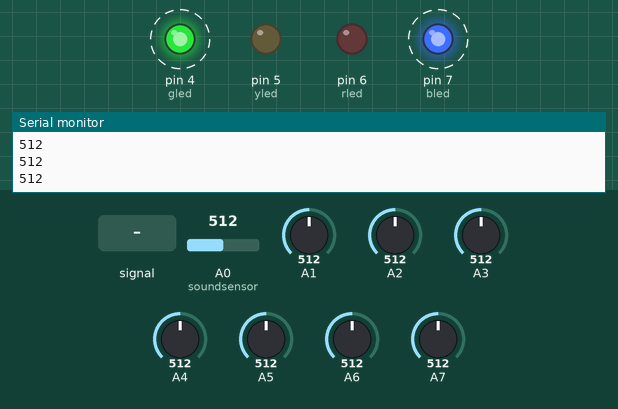
Bench run of a sketch on a simulated Arduino Uno, built with avr-gcc and run on an emulated ATmega328P. Shown: output pins drawn as LEDs (lit = HIGH), the last lines printed to the serial monitor. Dashed ring = blinking. The test bench sets the inputs (shaded band); at power-on: A6 = 512, A5 = 512, A0 (soundsensor) = 512, A1 = 512, A2 = 512, A3 = 512, A4 = 512, A7 = 512.

Above: at 1.25 s.
1.3 s: A0 (soundsensor) fed a 2 Hz sine of ±306 counts around its level
At 3.2 s:
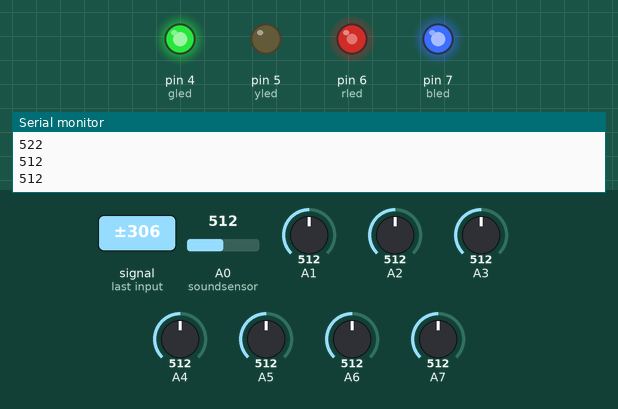
At 4.1 s:
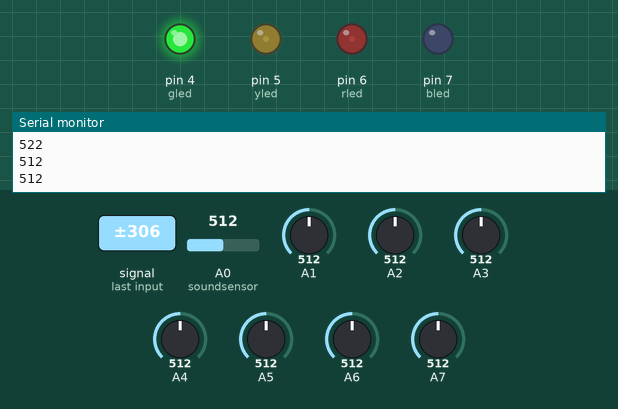
4.3 s: A6 set to 412
7.3 s: A6 set to 385
At 7.7 s:
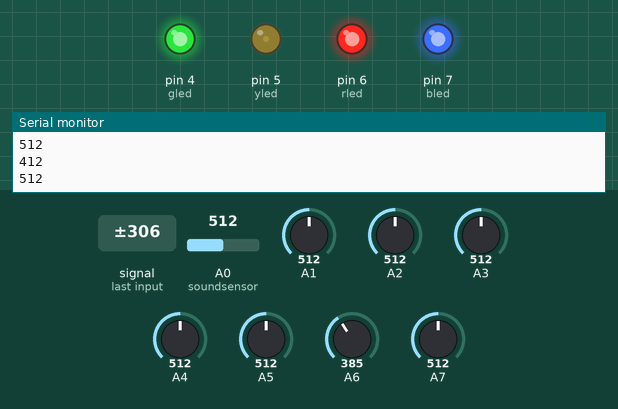
10.3 s: A5 set to 316
13.3 s: A5 set to 291
16.3 s: A0 (soundsensor) set to 90
At 16.8 s:
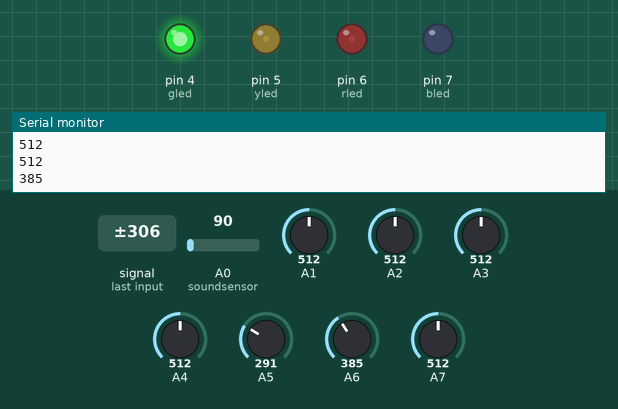
Timing chart, 0 to 18.8 s (numbered marks = the images above; inputs shaded):
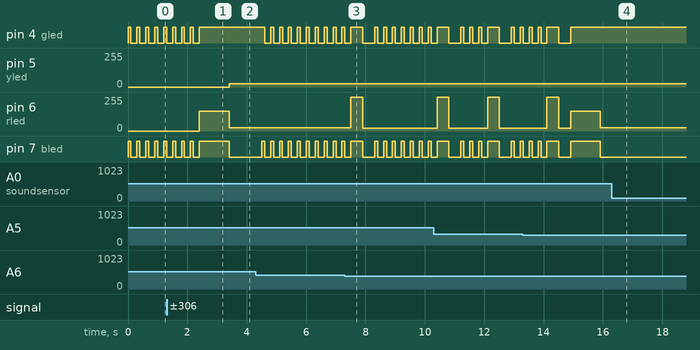

Measured:
- the behaviour switches between 400 and 399 on A6 (found by bisection; images 2 and 3)
- after the input at 1.3 s, pin 4 (gled): goes on until 2.4 s, then stays HIGH; pin 5 (yled): 0/255 → 25/255 after 2.1 s; pin 6 (rled): 0/255 → 150/255 after 1.1 s, → 25/255 1.0 s later
- after the input at 7.3 s, pin 6 (rled): 25/255 → 255/255 after 0.21 s, → 20/255 0.40 s later
- after the input at 16.3 s, pin 4 (gled): stays HIGH (without the input it goes to LOW after 0.82 s); pin 6 (rled): stays 25/255 (without the input it goes to 150/255 after 1.0 s); pin 7 (bled): stays LOW (without the input it goes to HIGH after 0.72 s)
- by itself, pin 4 (gled): alternates HIGH for 0.10 s and LOW for 0.20 s

The sketch:

Music_react.ino
```cpp
int soundsensor = A0;
int bled = 7;
int rled=6;
int yled=5;
int gled=4;
int threshold=540;
// defining pin numbersvoid setup()
void setup(){
  Serial.begin(9600);
  pinMode (soundsensor, INPUT);
  pinMode (bled, OUTPUT);
  pinMode (rled, OUTPUT);
  pinMode (yled, OUTPUT);
  pinMode (gled, OUTPUT);
}

void loop()
{
  int sensorvalue = analogRead (soundsensor);
  int abs=analogRead(sensorvalue-threshold);
  //if the sound intensity is higher than threshold which is set by us,
                                                          //then sensor would return the value as 1
  if (abs >=400&& abs<1000)
  {
    analogWrite(bled,255);
    analogWrite(gled,175);
    delay(100);
    analogWrite(bled,0);
    analogWrite(gled,5);
    delay(100);
  }
  else if(abs>300&&abs<=400){
    analogWrite(rled,255);
    analogWrite(gled,155);
    analogWrite(bled,255);
    delay(400);
    analogWrite(rled,20);
    analogWrite(gled,25);
    analogWrite(bled,25);
    delay(300);
  }else if(abs>200&&abs<=300){
    analogWrite(rled,150);
    analogWrite(gled,175);
    analogWrite(bled,205);
    delay(1000);
    analogWrite(rled,25);analogWrite(yled,25);analogWrite(bled,25);
    delay(1000);
  }
  else if(abs>150&&abs<=200){
    analogWrite(rled,205);
    analogWrite(yled,205);
    analogWrite(bled,205);
    delay(1000);
    analogWrite(rled,15);analogWrite(yled,15);analogWrite(bled,15);
    delay(350);
  }
  else if(abs>100 && abs<=150){
    analogWrite(rled,255);analogWrite(gled,155);analogWrite(bled,255);analogWrite(yled,255);delay(100);
    analogWrite(rled,10);analogWrite(gled,10);analogWrite(bled,15);analogWrite(yled,10);delay(500);
  }
  else{
    analogWrite(bled,0);
  }

  Serial.println(abs);
  delay(100);


}
```
